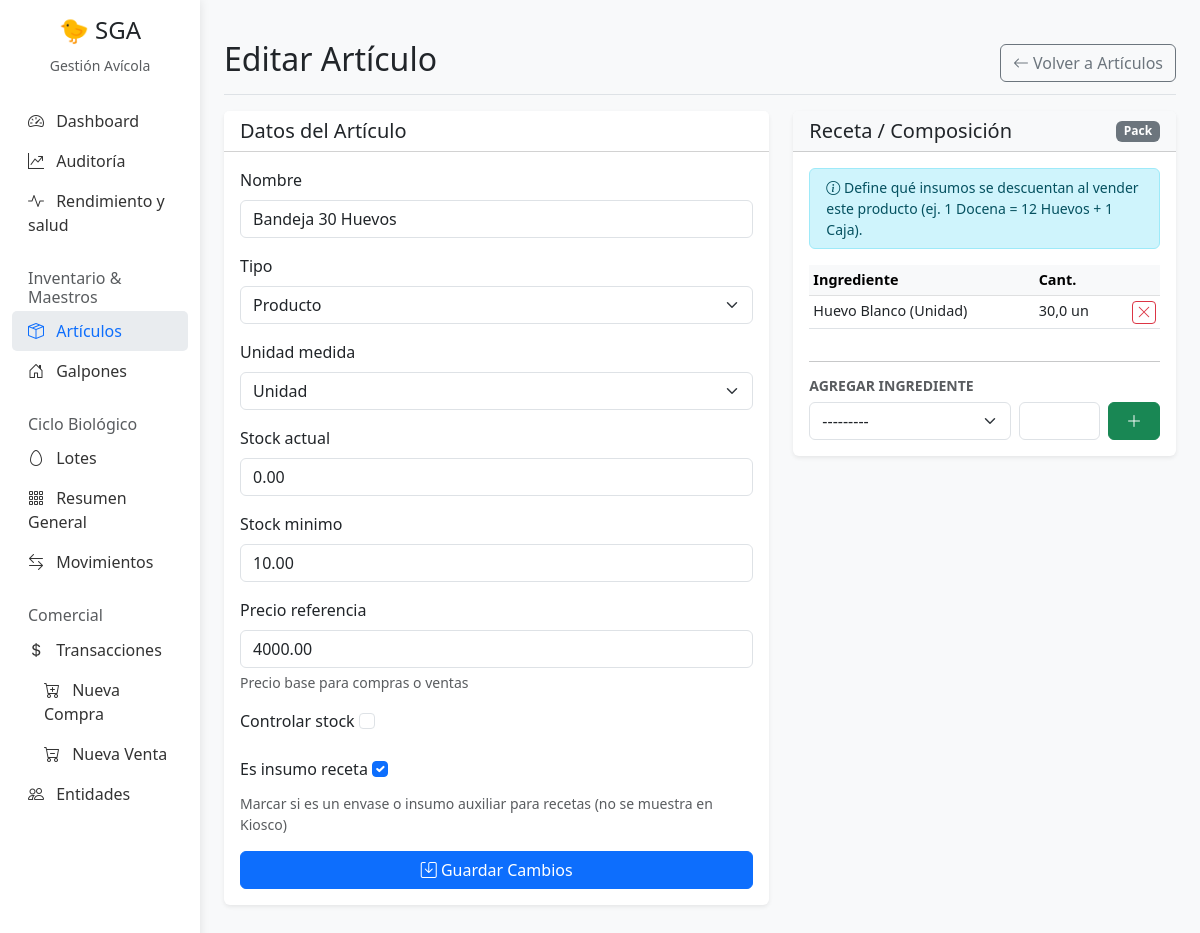
Page /articulos/7/editar/ on the committed database.
### Gestion/models.py (models this page shows, shortened)
class Articulo(models.Model):
    id_articulo = models.AutoField(primary_key=True)
    class UnidadMedida(models.TextChoices):
        UNIDAD = 'Unidad', 'Unidad'
        KG = 'Kg', 'Kg'
        LITRO = 'Litro', 'Litro'
    nombre = models.CharField(max_length=200)
    tipo = models.CharField(max_length=20, choices=TipoArticulo.choices)
    unidad_medida = models.CharField(max_length=50, choices=UnidadMedida.choices, default=UnidadMedida.UNIDAD)
    controlar_stock = models.BooleanField(default=True)
    stock_actual = models.DecimalField(max_digits=10, decimal_places=2, default=0)
    stock_minimo = models.DecimalField(max_digits=10, decimal_places=2, default=0)
    precio_referencia = models.DecimalField(max_digits=10, decimal_places=2, default=0, help_text="Precio base para compras o ventas")
    es_insumo_receta = models.BooleanField(default=False, help_text="Marcar si es un envase o insumo auxiliar para recetas (no se muestra en Kiosco)")
    def __str__(self):
        return f"{self.nombre} ({self.get_tipo_display()})"

class Receta(models.Model):
    producto = models.ForeignKey(Articulo, on_delete=models.CASCADE, related_name='ingredientes_receta', limit_choices_to={'tipo': 'PRODUCTO'})
    ingrediente = models.ForeignKey(Articulo, on_delete=models.CASCADE, related_name='usado_en_recetas')
    cantidad = models.FloatField(help_text="Cantidad de ingrediente por unidad de producto")
    class Meta:
        unique_together = ('producto', 'ingrediente')

### Gestion/views.py (the view)
# urls.py: path('articulos/<int:pk>/editar/', views.articulo_update, name='articulo-update'),
def articulo_update(request, pk):
    articulo = get_object_or_404(Articulo, pk=pk)
    recetas = Receta.objects.filter(producto=articulo)
    receta_form = RecetaForm()
    if request.method == 'POST':
        if 'btn_update_article' in request.POST:
            form = ArticuloForm(request.POST, instance=articulo)
            if form.is_valid():
                form.save()
                messages.success(request, 'Artículo actualizado exitosamente.')
                return redirect('articulo-list')
        elif 'btn_add_ingredient' in request.POST:
            receta_form = RecetaForm(request.POST)
            if receta_form.is_valid():
                receta = receta_form.save(commit=False)
                receta.producto = articulo
                receta.save()
                messages.success(request, 'Ingrediente agregado.')
                return redirect('articulo-update', pk=pk)
            else:
                form = ArticuloForm(instance=articulo) # Restore main form
    else:
        form = ArticuloForm(instance=articulo)
    return render(request, 'Gestion/articulo_form.html', {
        'form': form,
        'title': 'Editar Artículo',
        'articulo': articulo,
        'recetas': recetas,
        'receta_form': receta_form
    })

### Gestion/forms.py
class ArticuloForm(forms.ModelForm):
    class Meta:
        model = Articulo
        fields = ['nombre', 'tipo', 'unidad_medida', 'stock_actual', 'stock_minimo', 'precio_referencia', 'controlar_stock', 'es_insumo_receta']
        widgets = {
            'nombre': forms.TextInput(attrs={'class': 'form-control'}),
            'tipo': forms.Select(attrs={'class': 'form-select'}),
            'unidad_medida': forms.Select(attrs={'class': 'form-select'}),
            'stock_actual': forms.NumberInput(attrs={'class': 'form-control', 'readonly': 'readonly', 'title': 'Modificar solo mediante transacciones o movimientos'}),
            'stock_minimo': forms.NumberInput(attrs={'class': 'form-control'}),
            'precio_referencia': forms.NumberInput(attrs={'class': 'form-control', 'step': '1'}),
            'controlar_stock': forms.CheckboxInput(attrs={'class': 'form-check-input'}),
            'es_insumo_receta': forms.CheckboxInput(attrs={'class': 'form-check-input'}),
        }

class RecetaForm(forms.ModelForm):
    class Meta:
        model = Receta
        fields = ['ingrediente', 'cantidad']
        widgets = {
            'ingrediente': forms.Select(attrs={'class': 'form-select'}),
            'cantidad': forms.NumberInput(attrs={'class': 'form-control', 'step': '0.1'}),
        }

### Gestion/templates/Gestion/articulo_form.html (shortened to what this page needs)
{% extends 'Gestion/base.html' %}
{% block content %}
<div class="d-flex justify-content-between flex-wrap flex-md-nowrap align-items-center pt-3 pb-2 mb-3 border-bottom">
    <h1 class="h2">{{ title }}</h1>
    <div class="btn-toolbar mb-2 mb-md-0">
        <a href="{% url 'articulo-list' %}" class="btn btn-outline-secondary">
            <i class="bi bi-arrow-left"></i> Volver a Artículos
        </a>
    </div>
</div>
<div class="row">
    <div class="col-md-{% if articulo.tipo == 'PRODUCTO' and articulo.pk %}7{% else %}12{% endif %}">
        <div class="card shadow-sm">
            <div class="card-header bg-white">
                <h5 class="mb-0">Datos del Artículo</h5>
            </div>
            <div class="card-body">
                <form method="post">
                    {% for field in form %}
                    <div class="mb-3">
                        <label for="{{ field.id_for_label }}" class="form-label">{{ field.label }}</label>
                        {{ field }}
                        {% if field.help_text %}
                        <div class="form-text">{{ field.help_text }}</div>
                        {% endif %}
                    </div>
                    {% endfor %}
                    <button type="submit" name="btn_update_article" class="btn btn-primary w-100">
                        <i class="bi bi-save"></i> Guardar Cambios
                    </button>
                </form>
            </div>
        </div>
    </div>
    {% if articulo.tipo == 'PRODUCTO' and articulo.pk %}
    <div class="col-md-5">
        <div class="card shadow-sm mb-4">
            <div class="card-header bg-light d-flex justify-content-between align-items-center">
                <h5 class="mb-0">Receta / Composición</h5>
                <span class="badge bg-secondary">Pack</span>
            </div>
            <div class="card-body">
                <div class="alert alert-info small py-2">
                    <i class="bi bi-info-circle"></i> Define qué insumos se descuentan al vender este producto (ej. 1
                    Docena = 12 Huevos + 1 Caja).
                </div>
                {% if recetas %}
                <div class="table-responsive mb-3">
                    <table class="table table-sm table-hover" style="font-size: 0.9em;">
                        <thead>
                            <tr class="table-light">
                                <th>Ingrediente</th>
                                <th>Cant.</th>
                                <th></th>
                            </tr>
                        </thead>
                        <tbody>
                            {% for item in recetas %}
                            <tr>
                                <td>{{ item.ingrediente.nombre }}</td>
                                <td>{{ item.cantidad }} {{ item.ingrediente.unidad_medida }}</td>
                                <td class="text-end">
                                    <form action="{% url 'receta-delete' item.pk %}" method="post" class="d-inline">
                                        <button type="submit" class="btn btn-sm btn-outline-danger p-0 px-1"
                                            onclick="return confirm('¿Eliminar ingrediente?')">
                                            <i class="bi bi-x-lg"></i>
                                        </button>
                                    </form>
                                </td>
                            </tr>
                            {% endfor %}
                        </tbody>
                    </table>
                </div>
                {% else %}
                <p class="text-muted small text-center my-4">No hay ingredientes definidos.</p>
                {% endif %}
                <hr>
                <h6 class="small fw-bold text-uppercase text-muted">Agregar Ingrediente</h6>
                <form method="post">
                    <div class="row g-2">
                        <div class="col-7">
                            {{ receta_form.ingrediente }}
                        </div>
                        <div class="col-3">
                            {{ receta_form.cantidad }}
                        </div>
                        <div class="col-2">
                            <button type="submit" name="btn_add_ingredient" class="btn btn-success w-100">
                                <i class="bi bi-plus-lg"></i>
                            </button>
                        </div>
                    </div>
                </form>
            </div>
        </div>
    </div>
    {% endif %}
</div>
{% endblock %}

### Gestion/templates/Gestion/base.html (style rules this page uses)
body { background-color: #f8f9fa; }
.card { border: none; box-shadow: 0 2px 4px rgba(0, 0, 0, 0.05); margin-bottom: 20px; }

### rows in the picture
Articulo: form "Bandeja 30 Huevos" "Producto" "Unidad" "0.00" "10.00" "4000.00" "☑"
Receta: ingrediente.nombre "Huevo Blanco (Unidad)", cantidad "30,0", ingrediente.unidad_medida "un"

### other values in the picture
{{ title }} "Editar Artículo"
{{ field.label }} "Nombre" "Tipo" "Unidad medida" "Stock actual" "Stock minimo" "Precio referencia" "Controlar stock" "Es insumo receta"
{{ field.help_text }} "Precio base para compras o ventas" "Marcar si es un envase o insumo auxiliar para recetas (no se muestra en Kiosco)"
